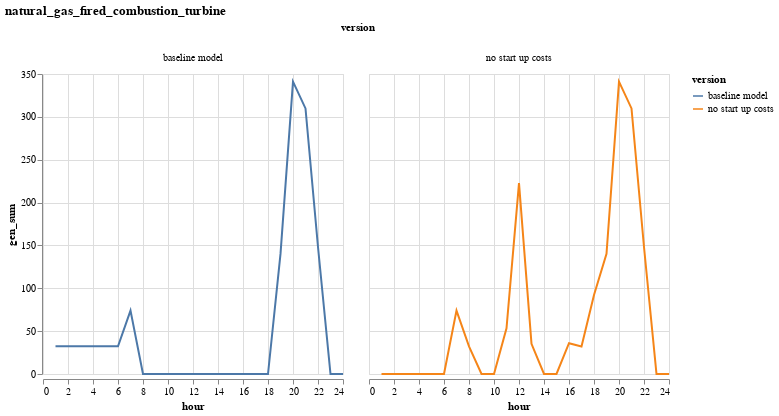

Notebook code cell kept with this figure:
### Code cell
# Plot natural gas
plot_comparison("natural_gas_fired_combustion_turbine")

### Figure 1 — Vega-Lite specification as saved in the notebook (floating-point values rounded to 4 significant figures)
{"data": {"values": [{"gen_sum": 32.31, "hour": 1, "resource": "natural_gas_fired_combustion_turbine", "version": "baseline model"}, {"gen_sum": 32.31, "hour": 2, "resource": "natural_gas_fired_combustion_turbine", "version": "baseline model"}, {"gen_sum": 32.31, "hour": 3, "resource": "natural_gas_fired_combustion_turbine", "version": "baseline model"}, {"gen_sum": 32.31, "hour": 4, "resource": "natural_gas_fired_combustion_turbine", "version": "baseline model"}, {"gen_sum": 32.31, "hour": 5, "resource": "natural_gas_fired_combustion_turbine", "version": "baseline model"}, {"gen_sum": 32.31, "hour": 6, "resource": "natural_gas_fired_combustion_turbine", "version": "baseline model"}, {"gen_sum": 73.99, "hour": 7, "resource": "natural_gas_fired_combustion_turbine", "version": "baseline model"}, {"gen_sum": 0, "hour": 8, "resource": "natural_gas_fired_combustion_turbine", "version": "baseline model"}, {"gen_sum": 0, "hour": 9, "resource": "natural_gas_fired_combustion_turbine", "version": "baseline model"}, {"gen_sum": 0, "hour": 10, "resource": "natural_gas_fired_combustion_turbine", "version": "baseline model"}, {"gen_sum": 0, "hour": 11, "resource": "natural_gas_fired_combustion_turbine", "version": "baseline model"}, {"gen_sum": 0, "hour": 12, "resource": "natural_gas_fired_combustion_turbine", "version": "baseline model"}, {"gen_sum": 0, "hour": 13, "resource": "natural_gas_fired_combustion_turbine", "version": "baseline model"}, {"gen_sum": 0, "hour": 14, "resource": "natural_gas_fired_combustion_turbine", "version": "baseline model"}, {"gen_sum": 0, "hour": 15, "resource": "natural_gas_fired_combustion_turbine", "version": "baseline model"}, {"gen_sum": 0, "hour": 16, "resource": "natural_gas_fired_combustion_turbine", "version": "baseline model"}, {"gen_sum": 0, "hour": 17, "resource": "natural_gas_fired_combustion_turbine", "version": "baseline model"}, {"gen_sum": 0, "hour": 18, "resource": "natural_gas_fired_combustion_turbine", "version": "baseline model"}, {"gen_sum": 140.1, "hour": 19, "resource": "natural_gas_fired_combustion_turbine", "version": "baseline model"}, {"gen_sum": 341.1, "hour": 20, "resource": "natural_gas_fired_combustion_turbine", "version": "baseline model"}, {"gen_sum": 309.8, "hour": 21, "resource": "natural_gas_fired_combustion_turbine", "version": "baseline model"}, {"gen_sum": 148.1, "hour": 22, "resource": "natural_gas_fired_combustion_turbine", "version": "baseline model"}, {"gen_sum": 0, "hour": 23, "resource": "natural_gas_fired_combustion_turbine", "version": "baseline model"}, {"gen_sum": 0, "hour": 24, "resource": "natural_gas_fired_combustion_turbine", "version": "baseline model"}, {"gen_sum": 0, "hour": 1, "resource": "natural_gas_fired_combustion_turbine", "version": "no start up costs"}, {"gen_sum": 0, "hour": 2, "resource": "natural_gas_fired_combustion_turbine", "version": "no start up costs"}, {"gen_sum": 0, "hour": 3, "resource": "natural_gas_fired_combustion_turbine", "version": "no start up costs"}, {"gen_sum": 0, "hour": 4, "resource": "natural_gas_fired_combustion_turbine", "version": "no start up costs"}, {"gen_sum": 0, "hour": 5, "resource": "natural_gas_fired_combustion_turbine", "version": "no start up costs"}, {"gen_sum": 0, "hour": 6, "resource": "natural_gas_fired_combustion_turbine", "version": "no start up costs"}, {"gen_sum": 73.99, "hour": 7, "resource": "natural_gas_fired_combustion_turbine", "version": "no start up costs"}, {"gen_sum": 32.31, "hour": 8, "resource": "natural_gas_fired_combustion_turbine", "version": "no start up costs"}, {"gen_sum": 0, "hour": 9, "resource": "natural_gas_fired_combustion_turbine", "version": "no start up costs"}, {"gen_sum": 0, "hour": 10, "resource": "natural_gas_fired_combustion_turbine", "version": "no start up costs"}, {"gen_sum": 53.33, "hour": 11, "resource": "natural_gas_fired_combustion_turbine", "version": "no start up costs"}, {"gen_sum": 222.6, "hour": 12, "resource": "natural_gas_fired_combustion_turbine", "version": "no start up costs"}, {"gen_sum": 35.28, "hour": 13, "resource": "natural_gas_fired_combustion_turbine", "version": "no start up costs"}, {"gen_sum": 0, "hour": 14, "resource": "natural_gas_fired_combustion_turbine", "version": "no start up costs"}, {"gen_sum": 0, "hour": 15, "resource": "natural_gas_fired_combustion_turbine", "version": "no start up costs"}, {"gen_sum": 35.92, "hour": 16, "resource": "natural_gas_fired_combustion_turbine", "version": "no start up costs"}, {"gen_sum": 31.98, "hour": 17, "resource": "natural_gas_fired_combustion_turbine", "version": "no start up costs"}, {"gen_sum": 92.19, "hour": 18, "resource": "natural_gas_fired_combustion_turbine", "version": "no start up costs"}, {"gen_sum": 140.1, "hour": 19, "resource": "natural_gas_fired_combustion_turbine", "version": "no start up costs"}, {"gen_sum": 341.1, "hour": 20, "resource": "natural_gas_fired_combustion_turbine", "version": "no start up costs"}, {"gen_sum": 309.8, "hour": 21, "resource": "natural_gas_fired_combustion_turbine", "version": "no start up costs"}, {"gen_sum": 148.1, "hour": 22, "resource": "natural_gas_fired_combustion_turbine", "version": "no start up costs"}, {"gen_sum": 0, "hour": 23, "resource": "natural_gas_fired_combustion_turbine", "version": "no start up costs"}, {"gen_sum": 0, "hour": 24, "resource": "natural_gas_fired_combustion_turbine", "version": "no start up costs"}]}, "encoding": {"color": {"field": "version", "type": "nominal"}, "column": {"field": "version", "type": "nominal"}, "x": {"field": "hour", "type": "quantitative"}, "y": {"field": "gen_sum", "type": "quantitative"}}, "mark": "line", "title": "natural_gas_fired_combustion_turbine"}
